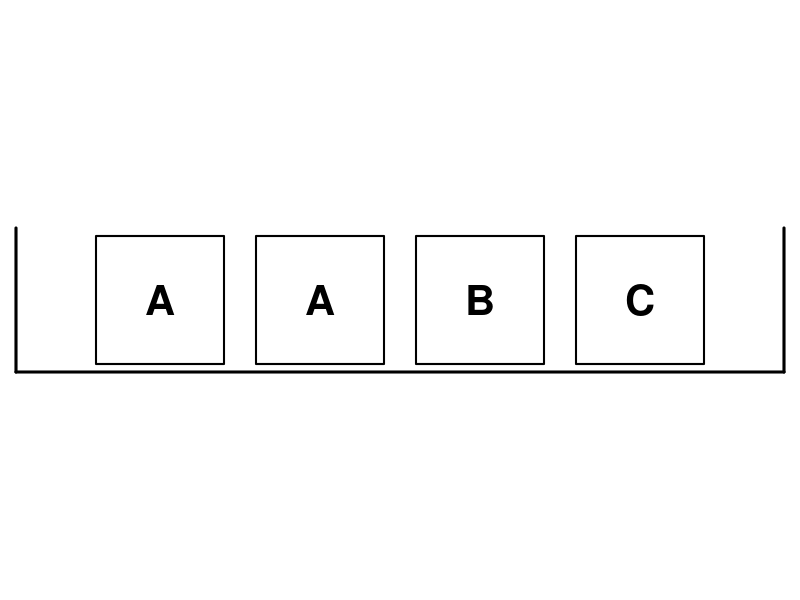

The R source for this figure:
## ---- chunk 1
#| include: false
# THE FINAL CLEAN CODE
draw_and_save_tray <- function(filename = "tray_output.png", seed = 101) {
  
  # 1. Open file with a 5:1 Aspect Ratio (Width:Height)
  # This matches the 5 units wide by 1 unit high coordinates
  png(filename, width = 1000, height = 200, res = 150)
  
  # 2. Set margins to absolute zero
  par(mar = c(0, 0, 0, 0))
  
  # 3. Random Logic
  if (!is.null(seed)) set.seed(seed)
  selection <- sample(c("A", "B", "C", "D"), 4, replace = TRUE)
  
  # 4. The Plot
  # xaxs="i" and yaxs="i" removes the 4% internal padding
  # ylim is set to a 1-unit span (0.15 to 1.15)
  plot(0, 0, type = "n", xlim = c(0, 5), ylim = c(0.15, 1.15), 
       axes = FALSE, xaxs = "i", yaxs = "i", asp = 1)
  
  # 5. Draw the 4 boxes
  for(i in 1:4) {
    rect(i - 0.4, 0.25, i + 0.4, 1.05, lwd = 2)
    text(i, 0.65, labels = selection[i], cex = 2.5, font = 2)
  }
  
  # 6. Draw the Tray (hugging the boundaries)
  segments(x0 = c(0.1, 0.1, 4.9), 
           y0 = c(1.1, 0.2, 0.2), 
           x1 = c(0.1, 4.9, 4.9), 
           y1 = c(0.2, 0.2, 1.1), 
           lwd = 3)
  
  # 7. Close and save
  dev.off()
  
  message(paste("File saved as:", filename))
}

# --- EXECUTION ---
draw_and_save_tray("figs/ch7/AABC.png", seed = 101)
